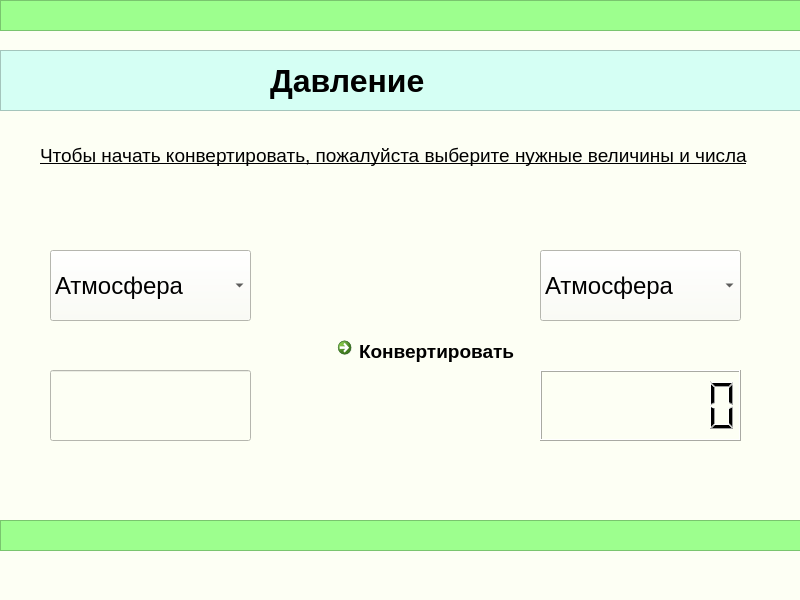
<?xml version="1.0" encoding="UTF-8"?>
<ui version="4.0">
 <class>MainWindow</class>
 <widget class="QMainWindow" name="MainWindow">
  <property name="geometry">
   <rect>
    <x>0</x>
    <y>0</y>
    <width>800</width>
    <height>600</height>
   </rect>
  </property>
  <property name="windowTitle">
   <string>MainWindow</string>
  </property>
  <property name="styleSheet">
   <string notr="true">background-color: rgb(253, 255, 244);</string>
  </property>
  <widget class="QWidget" name="centralwidget">
   <widget class="QFrame" name="frame">
    <property name="geometry">
     <rect>
      <x>0</x>
      <y>0</y>
      <width>801</width>
      <height>31</height>
     </rect>
    </property>
    <property name="styleSheet">
     <string notr="true">background:rgb(157, 255, 142)</string>
    </property>
    <property name="frameShape">
     <enum>QFrame::StyledPanel</enum>
    </property>
    <property name="frameShadow">
     <enum>QFrame::Raised</enum>
    </property>
   </widget>
   <widget class="QFrame" name="frame_2">
    <property name="geometry">
     <rect>
      <x>0</x>
      <y>50</y>
      <width>811</width>
      <height>61</height>
     </rect>
    </property>
    <property name="styleSheet">
     <string notr="true">
background-color: rgb(213, 255, 244);</string>
    </property>
    <property name="frameShape">
     <enum>QFrame::StyledPanel</enum>
    </property>
    <property name="frameShadow">
     <enum>QFrame::Raised</enum>
    </property>
    <widget class="QLabel" name="label">
     <property name="geometry">
      <rect>
       <x>270</x>
       <y>10</y>
       <width>621</width>
       <height>41</height>
      </rect>
     </property>
     <property name="font">
      <font>
       <pointsize>24</pointsize>
       <weight>75</weight>
       <bold>true</bold>
      </font>
     </property>
     <property name="text">
      <string>Давление</string>
     </property>
    </widget>
   </widget>
   <widget class="QLabel" name="label_2">
    <property name="geometry">
     <rect>
      <x>40</x>
      <y>140</y>
      <width>731</width>
      <height>31</height>
     </rect>
    </property>
    <property name="font">
     <font>
      <pointsize>14</pointsize>
      <underline>true</underline>
     </font>
    </property>
    <property name="text">
     <string>Чтобы начать конвертировать, пожалуйста выберите нужные величины и числа</string>
    </property>
   </widget>
   <widget class="QComboBox" name="comboBox">
    <property name="geometry">
     <rect>
      <x>50</x>
      <y>250</y>
      <width>201</width>
      <height>71</height>
     </rect>
    </property>
    <property name="font">
     <font>
      <pointsize>18</pointsize>
      <weight>50</weight>
      <bold>false</bold>
     </font>
    </property>
    <item>
     <property name="text">
      <string>Атмосфера</string>
     </property>
    </item>
    <item>
     <property name="text">
      <string>Бар</string>
     </property>
    </item>
    <item>
     <property name="text">
      <string>Паскаль</string>
     </property>
    </item>
   </widget>
   <widget class="QComboBox" name="comboBox_2">
    <property name="geometry">
     <rect>
      <x>540</x>
      <y>250</y>
      <width>201</width>
      <height>71</height>
     </rect>
    </property>
    <property name="font">
     <font>
      <pointsize>18</pointsize>
      <weight>50</weight>
      <bold>false</bold>
     </font>
    </property>
    <item>
     <property name="text">
      <string>Атмосфера</string>
     </property>
    </item>
    <item>
     <property name="text">
      <string>Бар</string>
     </property>
    </item>
    <item>
     <property name="text">
      <string>Паскаль</string>
     </property>
    </item>
   </widget>
   <widget class="QLineEdit" name="lineEdit">
    <property name="geometry">
     <rect>
      <x>50</x>
      <y>370</y>
      <width>201</width>
      <height>71</height>
     </rect>
    </property>
   </widget>
   <widget class="QCommandLinkButton" name="commandLinkButton">
    <property name="geometry">
     <rect>
      <x>330</x>
      <y>330</y>
      <width>241</width>
      <height>41</height>
     </rect>
    </property>
    <property name="font">
     <font>
      <family>Segoe UI</family>
      <pointsize>14</pointsize>
     </font>
    </property>
    <property name="text">
     <string>Конвертировать</string>
    </property>
   </widget>
   <widget class="QFrame" name="frame_3">
    <property name="geometry">
     <rect>
      <x>0</x>
      <y>520</y>
      <width>801</width>
      <height>31</height>
     </rect>
    </property>
    <property name="styleSheet">
     <string notr="true">background:rgb(157, 255, 142)</string>
    </property>
    <property name="frameShape">
     <enum>QFrame::StyledPanel</enum>
    </property>
    <property name="frameShadow">
     <enum>QFrame::Raised</enum>
    </property>
   </widget>
   <widget class="QLCDNumber" name="lcdNumber_2">
    <property name="geometry">
     <rect>
      <x>540</x>
      <y>370</y>
      <width>201</width>
      <height>71</height>
     </rect>
    </property>
    <property name="font">
     <font>
      <pointsize>18</pointsize>
     </font>
    </property>
    <property name="digitCount">
     <number>7</number>
    </property>
   </widget>
  </widget>
  <widget class="QMenuBar" name="menubar">
   <property name="geometry">
    <rect>
     <x>0</x>
     <y>0</y>
     <width>800</width>
     <height>21</height>
    </rect>
   </property>
  </widget>
  <widget class="QStatusBar" name="statusbar"/>
 </widget>
 <resources/>
 <connections/>
</ui>
